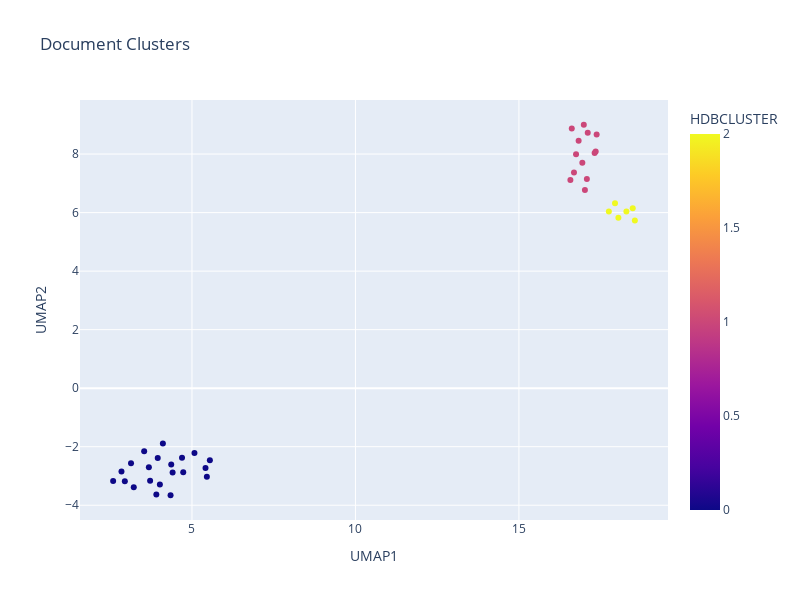

This figure's notebook cell:
### Code cell
fig = px.scatter(
    df_summary,
    x='UMAP1',
    y='UMAP2',
    color='HDBCLUSTER',
    hover_data=['filename', 'cluster_title'],  # Bez summary
    title='Document Clusters'
)

fig.update_layout(width=800, height=600)
fig.show()

### Figure 1 — Plotly figure (JSON) as saved in the notebook; plotly's stock layout.template omitted (floating-point values rounded to 4 significant figures)
{"data": [{"customdata": [["1.pdf", "Microbial Role in Mineralization, Fossilization, and Early Earth Processes"], ["12.pdf", "Microbial Role in Mineralization, Fossilization, and Early Earth Processes"], ["16.pdf", "Microbial Role in Mineralization, Fossilization, and Early Earth Processes"], ["2.pdf", "Microbial Role in Mineralization, Fossilization, and Early Earth Processes"], ["20.pdf", "Microbial Role in Mineralization, Fossilization, and Early Earth Processes"], ["22.pdf", "Microbial Role in Mineralization, Fossilization, and Early Earth Processes"], ["24.pdf", "Microbial Role in Mineralization, Fossilization, and Early Earth Processes"], ["25.pdf", "Microbial Role in Mineralization, Fossilization, and Early Earth Processes"], ["29.pdf", "Microbial Role in Mineralization, Fossilization, and Early Earth Processes"], ["37.pdf", "Microbial Role in Mineralization, Fossilization, and Early Earth Processes"], ["40.pdf", "Microbial Role in Mineralization, Fossilization, and Early Earth Processes"], ["7.pdf", "Microbial Role in Mineralization, Fossilization, and Early Earth Processes"], ["8.pdf", "Microbial Role in Mineralization, Fossilization, and Early Earth Processes"], ["10.pdf", "Soil Microbial Communities: Impact of Environmental Factors and Agricultural Practices"], ["11.pdf", "Soil Microbial Communities: Impact of Environmental Factors and Agricultural Practices"], ["13.pdf", "Soil Microbial Communities: Impact of Environmental Factors and Agricultural Practices"], ["14.pdf", "Soil Microbial Communities: Impact of Environmental Factors and Agricultural Practices"], ["15.pdf", "Soil Microbial Communities: Impact of Environmental Factors and Agricultural Practices"], ["17.pdf", "Soil Microbial Communities: Impact of Environmental Factors and Agricultural Practices"], ["18.pdf", "Soil Microbial Communities: Impact of Environmental Factors and Agricultural Practices"], ["19.pdf", "Soil Microbial Communities: Impact of Environmental Factors and Agricultural Practices"], ["21.pdf", "Soil Microbial Communities: Impact of Environmental Factors and Agricultural Practices"], ["23.pdf", "Soil Microbial Communities: Impact of Environmental Factors and Agricultural Practices"], ["26.pdf", "Soil Microbial Communities: Impact of Environmental Factors and Agricultural Practices"], ["27.pdf", "Soil Microbial Communities: Impact of Environmental Factors and Agricultural Practices"], ["28.pdf", "Soil Microbial Communities: Impact of Environmental Factors and Agricultural Practices"], ["30.pdf", "Soil Microbial Communities: Impact of Environmental Factors and Agricultural Practices"], ["31.pdf", "Soil Microbial Communities: Impact of Environmental Factors and Agricultural Practices"], ["32.pdf", "Soil Microbial Communities: Impact of Environmental Factors and Agricultural Practices"], ["33.pdf", "Soil Microbial Communities: Impact of Environmental Factors and Agricultural Practices"], ["35.pdf", "Soil Microbial Communities: Impact of Environmental Factors and Agricultural Practices"], ["36.pdf", "Soil Microbial Communities: Impact of Environmental Factors and Agricultural Practices"], ["38.pdf", "Soil Microbial Communities: Impact of Environmental Factors and Agricultural Practices"], ["4.pdf", "Soil Microbial Communities: Impact of Environmental Factors and Agricultural Practices"], ["3.pdf", "Diverse Research on Phage Therapy, Viral Structures, and Biofilms"], ["34.pdf", "Diverse Research on Phage Therapy, Viral Structures, and Biofilms"], ["39.pdf", "Diverse Research on Phage Therapy, Viral Structures, and Biofilms"], ["5.pdf", "Diverse Research on Phage Therapy, Viral Structures, and Biofilms"], ["6.pdf", "Diverse Research on Phage Therapy, Viral Structures, and Biofilms"], ["9.pdf", "Diverse Research on Phage Therapy, Viral Structures, and Biofilms"]], "hovertemplate": "UMAP1=%{x}<br>UMAP2=%{y}<br>filename=%{customdata[0]}<br>cluster_title=%{customdata[1]}<br>HDBCLUSTER=%{marker.color}<extra></extra>", "legendgroup": "", "marker": {"color": [1, 1, 1, 1, 1, 1, 1, 1, 1, 1, 1, 1, 1, 0, 0, 0, 0, 0, 0, 0, 0, 0, 0, 0, 0, 0, 0, 0, 0, 0, 0, 0, 0, 0, 2, 2, 2, 2, 2, 2], "coloraxis": "coloraxis", "symbol": "circle"}, "mode": "markers", "name": "", "orientation": "v", "showlegend": false, "x": [16.62, 16.94, 17.02, 17.11, 16.83, 17.35, 16.58, 17.32, 16.75, 16.98, 17.08, 17.38, 16.68, 2.946, 3.952, 3.135, 2.844, 4.365, 5.455, 3.537, 4.345, 3.681, 4.732, 3.91, 4.407, 3.719, 3.219, 4.018, 2.589, 4.696, 5.414, 5.547, 4.11, 5.075, 17.75, 18.29, 18.55, 18.48, 18.04, 17.94], "xaxis": "x", "y": [8.873, 7.706, 6.769, 8.727, 8.451, 8.09, 7.118, 8.037, 7.997, 9.002, 7.15, 8.666, 7.369, -3.178, -2.386, -2.561, -2.85, -2.604, -3.029, -2.153, -3.659, -2.702, -2.872, -3.634, -2.88, -3.165, -3.386, -3.29, -3.175, -2.381, -2.728, -2.462, -1.892, -2.211, 6.036, 6.034, 5.734, 6.15, 5.823, 6.317], "yaxis": "y", "type": "scatter"}], "layout": {"xaxis": {"anchor": "y", "domain": [0.0, 1.0], "title": {"text": "UMAP1"}}, "yaxis": {"anchor": "x", "domain": [0.0, 1.0], "title": {"text": "UMAP2"}}, "coloraxis": {"colorbar": {"title": {"text": "HDBCLUSTER"}}, "colorscale": [[0.0, "#0d0887"], [0.1111, "#46039f"], [0.2222, "#7201a8"], [0.3333, "#9c179e"], [0.4444, "#bd3786"], [0.5556, "#d8576b"], [0.6667, "#ed7953"], [0.7778, "#fb9f3a"], [0.8889, "#fdca26"], [1.0, "#f0f921"]]}, "legend": {"tracegroupgap": 0}, "title": {"text": "Document Clusters"}, "width": 800, "height": 600}}
